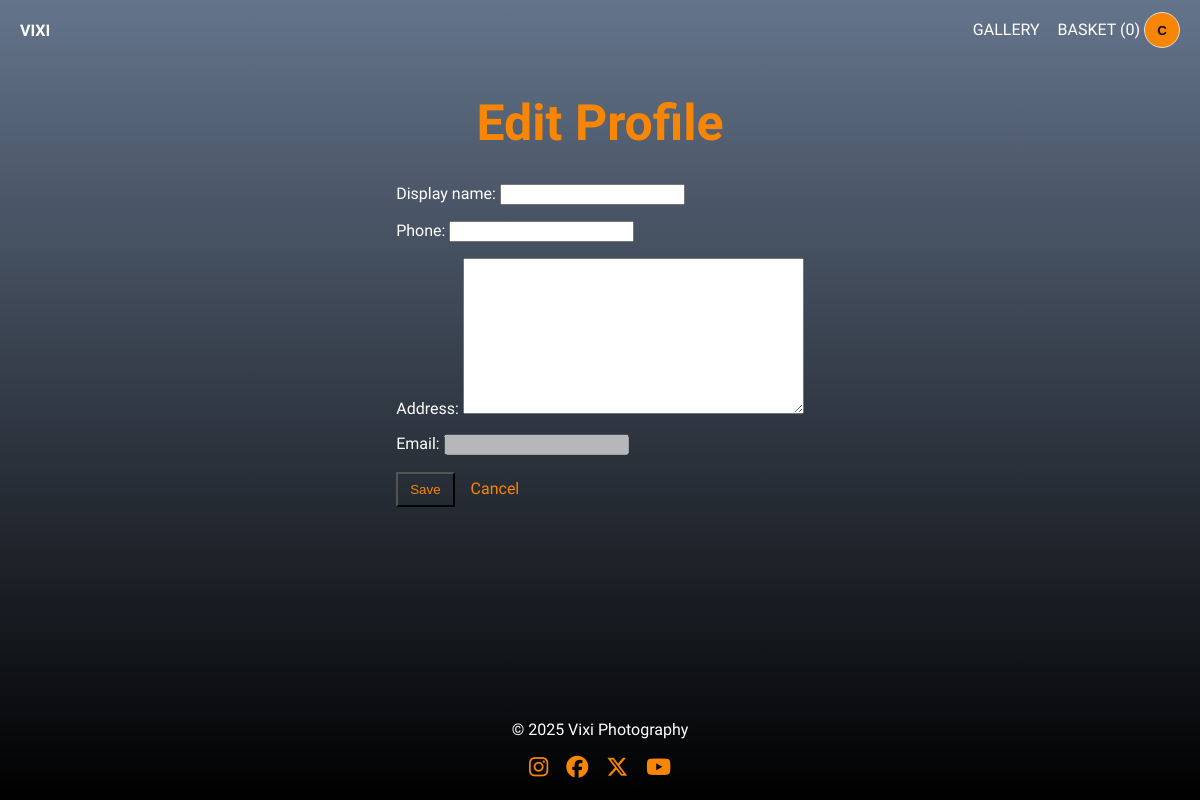
/accounts/profile/edit/ (signed in), run on an earlier commit of the app's database.
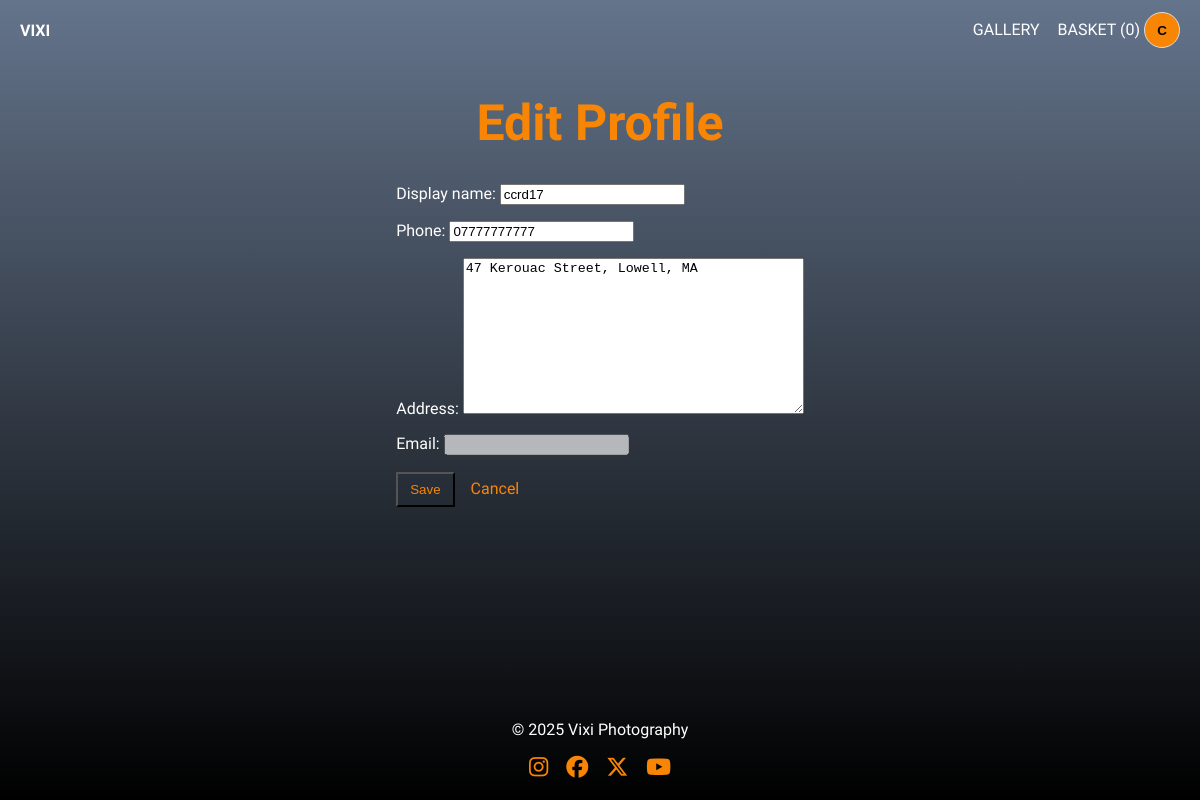
And on a later commit of the database.
### accounts/models.py (models this page shows, shortened)
class Profile(models.Model):
    user = models.OneToOneField(settings.AUTH_USER_MODEL, on_delete=models.CASCADE)
    display_name = models.CharField(max_length=100, blank=True)
    address = models.TextField(blank=True)
    phone = models.CharField(max_length=15, blank=True)

### accounts/views.py (the view)
# urls.py: path("profile/edit/", views.profile_edit, name="profile_edit"),
@login_required
def profile_edit(request):
    profile, _ = Profile.objects.get_or_create(user=request.user)
    if request.method == "POST":
        form = ProfileForm(request.POST, instance=profile, user=request.user)
        if form.is_valid():
            form.save()
            messages.success(request, "Profile updated.")
            return redirect("profile")
    else:
        form = ProfileForm(instance=profile, user=request.user)
    return render(request, "accounts/profile_edit.html", {"form": form})

### accounts/forms.py
class ProfileForm(forms.ModelForm):
    email = forms.EmailField(disabled=True, required=False, label="Email")
    class Meta:
        model = Profile
        fields = ["display_name", "phone", "address"]  # no email here
    def __init__(self, *args, **kwargs):
        user = kwargs.pop("user", None)
        super().__init__(*args, **kwargs)
        if user:
            self.fields["email"].initial = user.email

### orders/context_processors.py (called while the page is built)
def cart_count(request):
    cart = request.session.get("cart", {})
    total = 0
    for v in cart.values():
        total += int(v.get("qty", 0)) if isinstance(v, dict) else int(v)
    return {"cart_count": total}

### templates/accounts/profile_edit.html (shortened to what this page needs)
{% extends 'base.html' %}
{% block content %}
<h1>Edit Profile</h1>
<form method="post">
  {{ form.as_p }}
  <button class="btn" type="submit">Save</button>
  <a class="btn btn-secondary" href="{% url 'profile' %}">Cancel</a>
</form>
{% endblock %}

What changed in the data, as far as the page shows it:
changed Profile: display_name (not shown) → "ccrd17"; phone (not shown) → "07777777777"; address (not shown) → "47 Kerouac Street, Lowell, MA"
